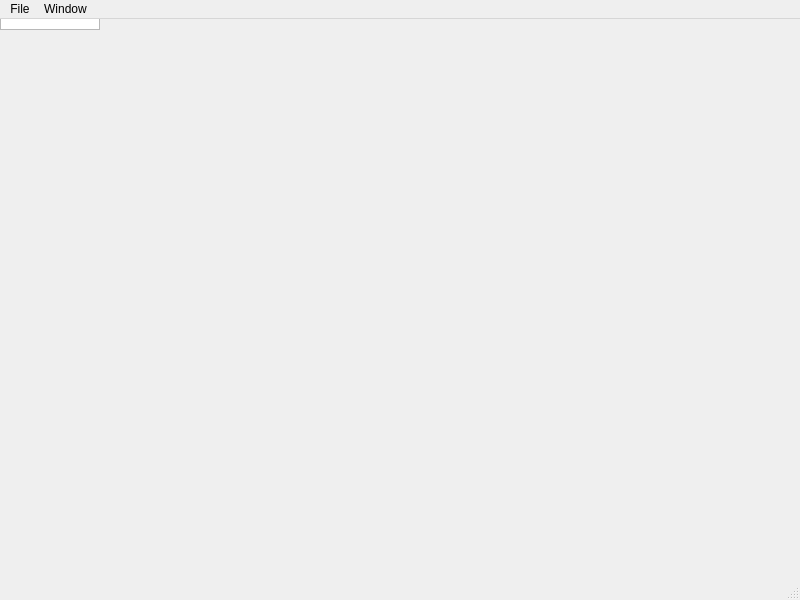
<?xml version="1.0" encoding="UTF-8"?>
<ui version="4.0">
 <class>LogWindow</class>
 <widget class="QMainWindow" name="LogWindow">
  <property name="geometry">
   <rect>
    <x>0</x>
    <y>0</y>
    <width>800</width>
    <height>600</height>
   </rect>
  </property>
  <property name="windowTitle">
   <string>Log Viewer</string>
  </property>
  <widget class="QPlainTextEdit" name="centralwidget">
   <property name="font">
    <font>
     <family>Monaco</family>
     <pointsize>10</pointsize>
    </font>
   </property>
   <property name="undoRedoEnabled">
    <bool>false</bool>
   </property>
   <property name="readOnly">
    <bool>true</bool>
   </property>
  </widget>
  <widget class="QMenuBar" name="menubar">
   <property name="geometry">
    <rect>
     <x>0</x>
     <y>0</y>
     <width>800</width>
     <height>37</height>
    </rect>
   </property>
   <widget class="QMenu" name="menuFile">
    <property name="title">
     <string>File</string>
    </property>
    <addaction name="actionClose"/>
   </widget>
   <widget class="QMenu" name="menuWindow">
    <property name="title">
     <string>Window</string>
    </property>
    <addaction name="actionAbout"/>
   </widget>
   <addaction name="menuFile"/>
   <addaction name="menuWindow"/>
  </widget>
  <widget class="QStatusBar" name="statusbar"/>
  <action name="actionClose">
   <property name="text">
    <string>Close</string>
   </property>
   <property name="shortcut">
    <string>Ctrl+W</string>
   </property>
  </action>
  <action name="actionAbout">
   <property name="text">
    <string>About</string>
   </property>
  </action>
 </widget>
 <resources/>
 <connections/>
</ui>
